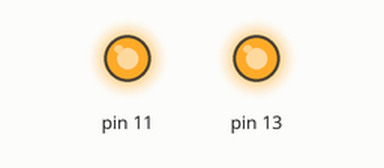
Recording of a sketch running on a simulated Arduino Uno, built with avr-gcc and run on an emulated ATmega328P. On the bench: output pins drawn as LEDs (lit = HIGH).

Above: at 0.2 s.
At 5.5 s:
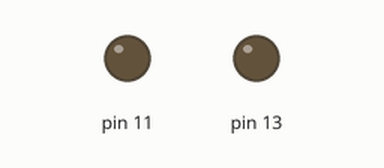
Timing chart, 0 to 8.1 s (numbered marks = the images above):
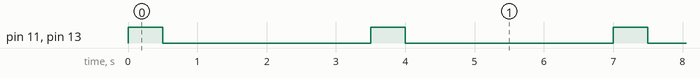

Measured:
- by itself, pin 11, pin 13: alternates HIGH for 0.50 s and LOW for 3.0 s

The sketch:

led_blink_dynamic.ino
```cpp
void setup() {
  // put your setup code here, to run once:
  // pinMode(13, OUTPUT);
  DDRB = 0b00101000;
  // DDRB = 0x20;
  // DDRB = 32;
}

void loop() {
  // put your main code here, to run repeatedly:
  // digitalWrite(13, HIGH);
  PORTB = 0b00101000;  // Binary
  // PORTB = 0x20;  //HEXA
  // PORTB = 32;    // Decemal
  // delay(1000);
  _delay_ms(500);
  // digitalWrite(13, LOW);
  PORTB = 0b00000000;
  // PORTB = 0x00;
  // PORTB = 0;
  // delay(1000);
  _delay_ms(3000);
}
```
